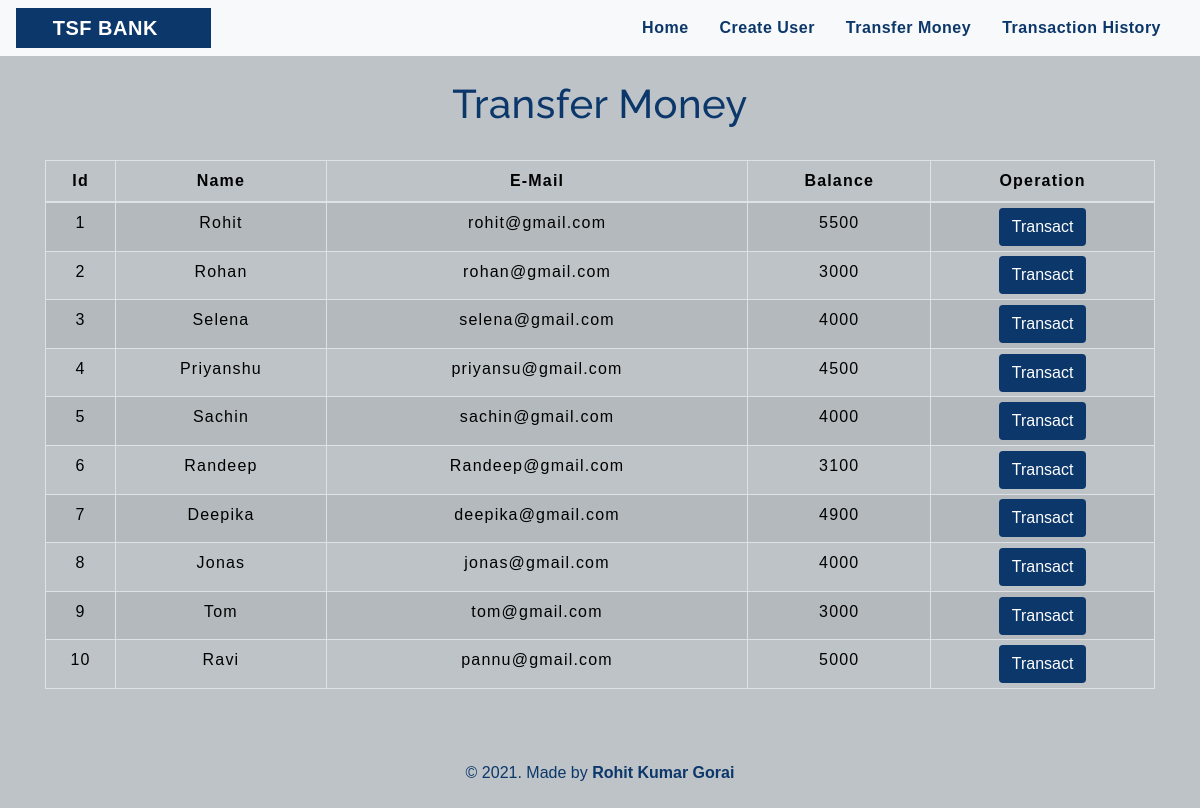
The app's page /transfermoney.php with its own data.
### tables this page shows
CREATE TABLE `users` (
  `id` int(3) NOT NULL,
  `name` text NOT NULL,
  `email` varchar(30) NOT NULL,
  `balance` int(8) NOT NULL
);

### transfermoney.php (the view, shortened to what this page needs)
<!DOCTYPE html>
<html lang="en">
<head>
    <link rel="stylesheet" href="https://maxcdn.bootstrapcdn.com/bootstrap/4.0.0/css/bootstrap.min.css">
    <link rel="stylesheet" type="text/css" href="css/table.css">
    <link rel="stylesheet" type="text/css" href="css/navbar.css">
</head>
<body style="background-color : #BDC3C7;">
<?php
    include 'config.php';
    $sql = "SELECT * FROM users";
    $result = mysqli_query($conn,$sql);
?>
<?php
  include 'navbar.php';
?>
<div class="container">
        <h2 class="text-center pt-4" style="color : #0C376A;">Transfer Money</h2>
        <br>
        <div class="row">
            <div class="col">
                <div class="table-responsive-sm">
                    <table class="table table-hover table-sm table-striped table-condensed table-bordered" style="border-color:black;">
                        <thead style="color : black;">
                            <tr>
                            <th scope="col" class="text-center py-2">Id</th>
                            <th scope="col" class="text-center py-2">Name</th>
                            <th scope="col" class="text-center py-2">E-Mail</th>
                            <th scope="col" class="text-center py-2">Balance</th>
                            <th scope="col" class="text-center py-2">Operation</th>
                            </tr>
                        </thead>
                        <tbody>
                            <?php
                                while($rows=mysqli_fetch_assoc($result)){
                            ?>
                                <tr style="color : black;">
                                    <td class="py-2"><?php echo $rows['id'] ?></td>
                                    <td class="py-2"><?php echo $rows['name']?></td>
                                    <td class="py-2"><?php echo $rows['email']?></td>
                                    <td class="py-2"><?php echo $rows['balance']?></td>
                                    <td><a href="selecteduserdetail.php?id= <?php echo $rows['id'] ;?>"> <button type="button" class="btn" style="background-color : #0C376A; color: #ffffff ;">Transact</button></a></td>
                                </tr>
                            <?php
                                }
                            ?>
                        </tbody>
                    </table>
                </div>
            </div>
            </div>
        </div>
        <footer class="text-center mt-5 py-2">
            <p style="color : #0C376A;">&copy 2021. Made by <b>Rohit Kumar Gorai</b></p>
        </footer>
    </body>
</html>

### navbar.php (shortened to what this page needs)
<nav class="navbar navbar-expand-md navbar-light bg-light">
  <div class="col-12 col-md-2 text-center" style="background-color : #0C376A;">
    <a class="navbar-brand" href="index.php" style="color : #ffffff;"><b>TSF BANK</b></a>
  </div>
  <div class="collapse navbar-collapse" id="collapsibleNavbar">
    <ul class="navbar-nav ml-auto">
      <li class="nav-item">
        <a class="nav-link" href="index.php" style="color : #0C376A;"><b>Home</b></a>
      </li>
      <li class="nav-item">
        <a class="nav-link" href="createuser.php" style="color : #0C376A;"><b>Create User</b></a>
      </li>
      <li class="nav-item">
        <a class="nav-link" href="transfermoney.php" style="color : #0C376A;"><b>Transfer Money</b></a>
      </li>
      <li class="nav-item">
        <a class="nav-link" href="transactionhistory.php" style="color : #0C376A;"><b>Transaction History</b></a>
      </li>
    </ul>
  </div>
</nav>

### css/table.css (style rules this page uses)
* { padding: 0; margin: 0; box-sizing: border-box; font-family: sans-serif; }
h2 { font-size: 40px; }
table { letter-spacing: 1.2px; }
td { text-align: center; }
button { border:none; background: #d9d9d9; transition: 1s; }

### css/navbar.css (style rules this page uses)
.nav-link { margin-right: 15px; color:#ffffff; letter-spacing: 0.5px; transition: 0.5s; }
.navbar-brand { color: #ffffff; letter-spacing: 0.5px; }
h2 { color: #ffffff; letter-spacing: 0.5px; font-family: raleway; }

### transfermoney.php (style rules this page uses)
button { transition: 1.5s; }

### records on screen
users: id "1", name "Rohit", email "rohit@gmail.com", balance "5500"
users: id "2", name "Rohan", email "rohan@gmail.com", balance "3000"
users: id "3", name "Selena", email "selena@gmail.com", balance "4000"
users: id "4", name "Priyanshu", email "priyansu@gmail.com", balance "4500"
users: id "5", name "Sachin", email "sachin@gmail.com", balance "4000"
users: id "6", name "Randeep", email "Randeep@gmail.com", balance "3100"
users: id "7", name "Deepika", email "deepika@gmail.com", balance "4900"
users: id "8", name "Jonas", email "jonas@gmail.com", balance "4000"
users: id "9", name "Tom", email "tom@gmail.com", balance "3000"
users: id "10", name "Ravi", email "pannu@gmail.com", balance "5000"
